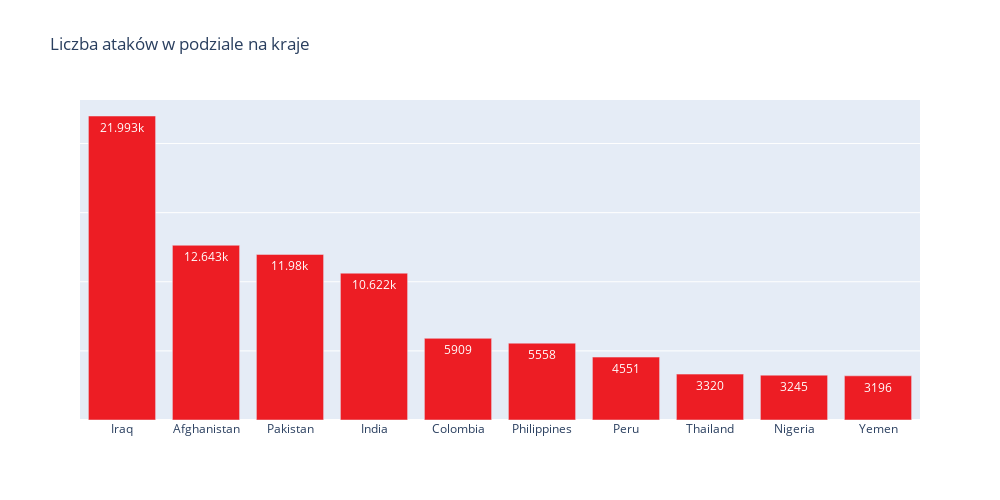

The code cell stored with this chart in its notebook:
### Code cell
fig = px.bar(attacks_per_country[0:10], x="country_txt", y="ncasualties",
             title="Liczba ataków w podziale na kraje", labels={"country_txt": "", "ncasualties": ""},
             text_auto=True, width=1000, height=500, color_discrete_sequence=['rgb(237, 29, 36)'])
fig.update_layout(yaxis={"tickformat": "digit", "showticklabels": False})

fig.show()

### Figure 1 — Plotly figure (JSON) as saved in the notebook; plotly's stock layout.template omitted (floating-point values rounded to 4 significant figures)
{"data": [{"alignmentgroup": "True", "hovertemplate": "=%{y}<extra></extra>", "legendgroup": "", "marker": {"color": "rgb(237, 29, 36)", "pattern": {"shape": ""}}, "name": "", "offsetgroup": "", "orientation": "v", "showlegend": false, "textposition": "auto", "texttemplate": "%{y}", "x": ["Iraq", "Afghanistan", "Pakistan", "India", "Colombia", "Philippines", "Peru", "Thailand", "Nigeria", "Yemen"], "xaxis": "x", "y": [21993, 12643, 11980, 10622, 5909, 5558, 4551, 3320, 3245, 3196], "yaxis": "y", "type": "bar"}], "layout": {"xaxis": {"anchor": "y", "domain": [0.0, 1.0], "title": {"text": ""}}, "yaxis": {"anchor": "x", "domain": [0.0, 1.0], "title": {"text": ""}, "tickformat": "digit", "showticklabels": false}, "legend": {"tracegroupgap": 0}, "title": {"text": "Liczba ataków w podziale na kraje"}, "barmode": "relative", "height": 500, "width": 1000}}
